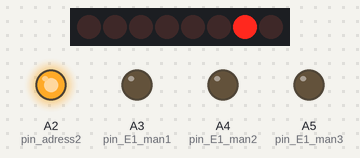
Bench run of a sketch on a simulated Arduino Uno, built with avr-gcc and run on an emulated ATmega328P. On the bench: 8 shift-register outputs drawn as a row of LEDs (first output left, lit = HIGH), output pins drawn as LEDs (lit = HIGH). Wiring (inferred from the names in the program): shift register (74HC595): data pin 13; shift clock A0; latch A1. Wiring (inferred from the signals the program sends): row of LEDs: on Q0, Q1, Q2, Q3, Q4, Q5, Q6, Q7. Pins used as bus, display or sensor lines are not drawn.

Above: at 0.12 s.
At 0.87 s:
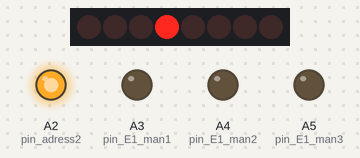
At 1.37 s:
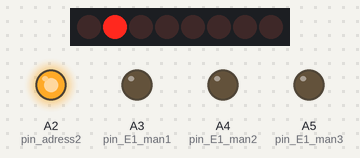
At 1.87 s:
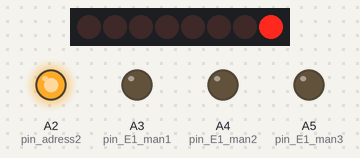
At 3.12 s:
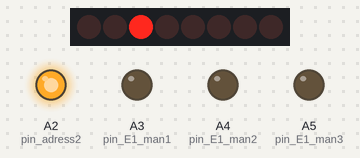
At 4.37 s:
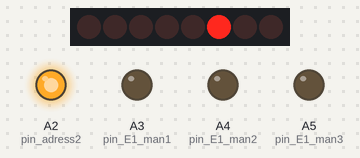
Timing chart, 0 to 4.7 s (numbered marks = the images above):
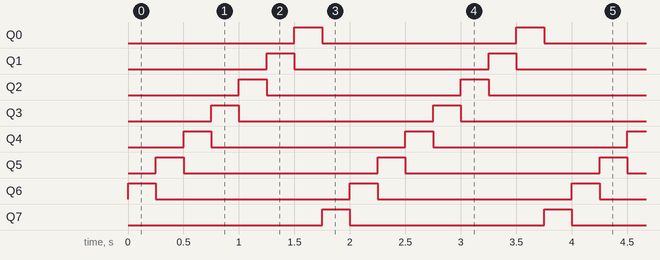

The sketch:

zabawa_z_rejestrem_74HC595.ino
```cpp
/*
Using a 74HC595 Shift Register by swistak / misza
*/
int clockPin = A0;
int latchPin = A1;
int dataPin = 13;
int pin_adress2 = A2;
int pin_E1_man1 = A3;
int pin_E1_man2 = A4;
int pin_E1_man3 = A5;
byte leds = 0;
int currentLED = 0;

void setup()
{

pinMode(latchPin, OUTPUT);
pinMode(dataPin, OUTPUT);
pinMode(clockPin, OUTPUT);

 pinMode(pin_adress2, OUTPUT);
 digitalWrite(pin_adress2, HIGH);
pinMode( pin_E1_man1, OUTPUT);
 digitalWrite( pin_E1_man1, LOW);
    pinMode( pin_E1_man2, OUTPUT);
 digitalWrite( pin_E1_man2, LOW);
    pinMode( pin_E1_man3, OUTPUT);
 digitalWrite( pin_E1_man3, LOW);

leds = 0;
}

void loop()
{
leds = 0;

if (currentLED == 7)
{
currentLED = 0;
}
else
{
currentLED++;
}

bitSet(leds, currentLED);

digitalWrite(latchPin, LOW);
shiftOut(dataPin, clockPin, LSBFIRST, leds);
digitalWrite(latchPin, HIGH);
/*
TIME LED
*/
delay(250);
}
```

Measured:
- by itself, Q0–7: alternates HIGH for 0.25 s and LOW for 1.8 s
- by itself, everything shown: repeats every 2.0 s, in 8 steps
